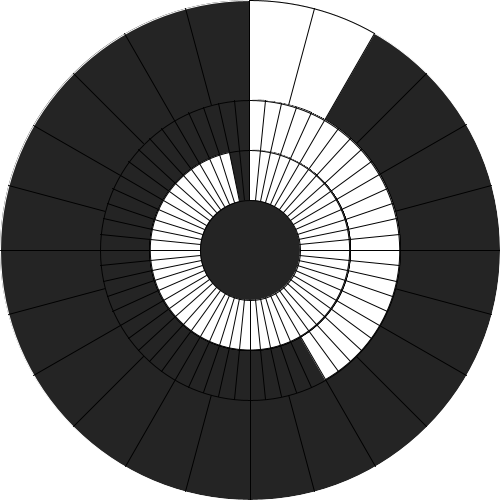
Frame 1 (no input)
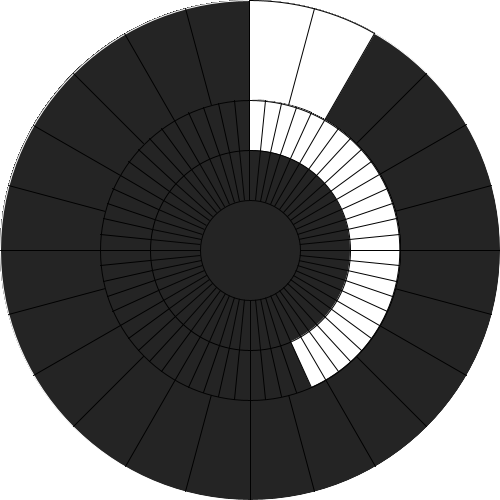
Frame 60 (the mouse pressed at the canvas centre just before this capture)
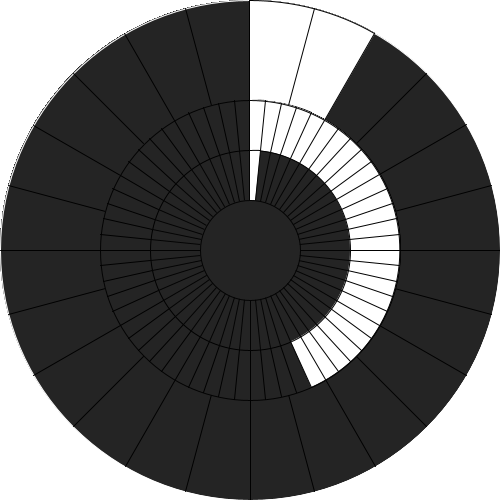
Frame 120 (the mouse held since frame 60 and released just before this capture)

The Processing sketch that drew these frames (run headless with seeded random() and noise(); from frame 60 on, the mouse is pressed at the canvas centre):

// Processing sketch: processing_56121
// ── processing_56121.pde

/*
 Edgar Michel 
 February 27, 2012
 */


void setup()
{
  size(500, 500);
  smooth();
  background(255);
}

void draw()
{
  hours();
  minutes();
  seconds();
  cCircle(); // Makes Center Circle
  //time();
}

void hours()
{ 
  float mainAng = 15;
  float angle = 0;
  float XdiamCircleA = width / 2; 
  float YdiamCircleA = height / 2;
  ellipseMode(RADIUS); //Works with circles with radius instead of diameters
  stroke(255); //the strike is white
  fill(#242424); // Fills circles dark blue
  ellipse(width/2, height/2, XdiamCircleA, YdiamCircleA); //Makes outer circle

  ellipseMode(DIAMETER);
  fill(255);
  int hr = 1;
  float m = 2;
  float fdeg = radians(mainAng);
  float angleHr = radians(270);
  while (hour () > hr) //
  {
    fill(255);
    stroke(1);
    arc(width / 2, height / 2, width, height, angleHr, angleHr + fdeg*m);
    hr = hr + 1;
    m = m + 1;
  }
  fill(0);
  while (angle < radians (345)) //will repeat line to make 24 sections on top circle
  {
    stroke(0);
    line( (width / 2) + (3 * width / 10) * (cos(angle)),
    (height / 2) + (3 * height / 10) * (sin (angle)),
    (width / 2) + (width / 2) * (cos(angle)), 
    (height / 2) + (height / 2) * (sin (angle)));
    angle = angle + radians(mainAng);
  }
}


void minutes()
{
  float mainAng = 6;
  float angle = 0;
  float minutes = 0;
  float fdeg = radians(mainAng);
  float angleMin = radians(270);
  float m = 1; // multiplier for the next angle
  float diamCircleB = 3 * width / 5;
  ellipseMode(DIAMETER);
  fill(#242424);
  stroke(2);
  ellipse(width/2, height/2, diamCircleB, diamCircleB); //Makes 3rd circle from center
  ellipseMode(DIAMETER);
  while (minute () > minutes)
  {
    fill(255);
    stroke(6);
    arc(width / 2, height / 2, 3 * width / 5, 3 * height / 5, angleMin, angleMin + fdeg * m );
    minutes = minutes + 1;
    m = m + 1;
  }
  fill(0);
  while (angle < radians (354)) //will repeat line to make 60 sections on minutes circle
  {
    stroke(0);
    line( (width / 2) + (width / 5) * (cos(angle)),
    (height / 2) + (height / 5) * (sin (angle)),
    (width / 2) + (3 * width / 10)  * (cos(angle)), 
    (height / 2) + (3 * height / 10) * (sin (angle)));
    angle = angle + radians(mainAng);
  }
} 


void seconds()
{
  float mainAng = 6;
  float angle = 0;
  float seconds = 0;
  float fdeg = radians(mainAng);
  float angleSec = radians(270);
  float m = 1; // multiplier for the next angle
  ellipseMode(DIAMETER);
  float XdiamCircleC = 2 * width / 5;
  float YdiamCircleC = 2 * height / 5;
  fill(#242424);
  ellipse(width/2, height/2, XdiamCircleC, YdiamCircleC); //Makes second circle from center

  ellipseMode(DIAMETER);
  while (second () > seconds)
  {
    fill(255);
    stroke(3);
    arc(width / 2, height / 2, 2 * width / 5, 2 * height / 5, angleSec, angleSec + fdeg * m );
    seconds = seconds + 1;
    m = m + 1;
  }
  fill(0);
  while (angle < radians (354)) //will repeat line to make 60 sections on minutes circle
  {
    stroke(3);
    line( (width / 2) + (width / 10) * (cos(angle)),
    (height / 2) + (height / 10) * (sin (angle)),
    (width / 2) + (width / 5)  * (cos(angle)), 
    (height / 2) + (height / 5) * (sin (angle)));
    angle = angle + fdeg;
  }
}

void cCircle()
{
  float XdiamCircleD = width / 5;
  float YdiamDircleD = height / 5;
  ellipseMode(DIAMETER);
  fill(#242424);
  ellipse(width/2, height/2, XdiamCircleD, XdiamCircleD); //Makes center circle
}
